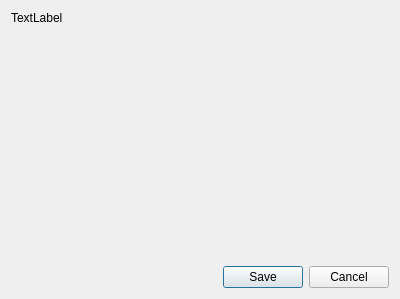
<?xml version="1.0" encoding="UTF-8"?>
<ui version="4.0">
 <class>DlgFilterOptions</class>
 <widget class="QDialog" name="DlgFilterOptions">
  <property name="geometry">
   <rect>
    <x>0</x>
    <y>0</y>
    <width>400</width>
    <height>299</height>
   </rect>
  </property>
  <property name="windowTitle">
   <string>Filter Options</string>
  </property>
  <property name="locale">
   <locale language="C" country="AnyCountry"/>
  </property>
  <layout class="QVBoxLayout" name="verticalLayout" stretch="0,1,0">
   <item>
    <widget class="QLabel" name="l_title">
     <property name="text">
      <string>TextLabel</string>
     </property>
    </widget>
   </item>
   <item>
    <layout class="QFormLayout" name="fl_options"/>
   </item>
   <item>
    <widget class="QDialogButtonBox" name="buttonBox">
     <property name="orientation">
      <enum>Qt::Horizontal</enum>
     </property>
     <property name="standardButtons">
      <set>QDialogButtonBox::Cancel|QDialogButtonBox::Save</set>
     </property>
    </widget>
   </item>
  </layout>
 </widget>
 <resources/>
 <connections>
  <connection>
   <sender>buttonBox</sender>
   <signal>accepted()</signal>
   <receiver>DlgFilterOptions</receiver>
   <slot>accept()</slot>
   <hints>
    <hint type="sourcelabel">
     <x>248</x>
     <y>254</y>
    </hint>
    <hint type="destinationlabel">
     <x>157</x>
     <y>274</y>
    </hint>
   </hints>
  </connection>
  <connection>
   <sender>buttonBox</sender>
   <signal>rejected()</signal>
   <receiver>DlgFilterOptions</receiver>
   <slot>reject()</slot>
   <hints>
    <hint type="sourcelabel">
     <x>316</x>
     <y>260</y>
    </hint>
    <hint type="destinationlabel">
     <x>286</x>
     <y>274</y>
    </hint>
   </hints>
  </connection>
 </connections>
</ui>
